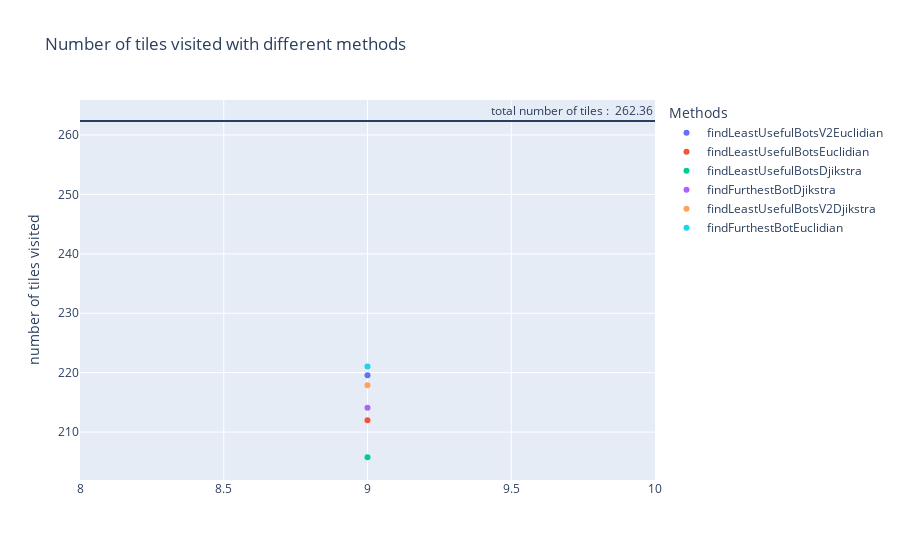

Notebook code for this chart:
### Code cell
fig = go.Figure()
for j, parameter in enumerate(parametersToTest):
    fig.add_trace(go.Scatter(x=nbRefPointBots, y=totalPSeries[j],
                        mode='markers',
                        name=parameter))

fig.add_hline(y=df["surface"].mean(), annotation_text=f'total number of tiles :  {round(df["surface"].mean(),2)}')

fig.update_layout(
    title="Number of tiles visited with different methods",
    yaxis_title="number of tiles visited",
    legend_title="Methods",

)      
fig.show()

### Figure 1 — Plotly figure (JSON) as saved in the notebook; plotly's stock layout.template omitted (floating-point values rounded to 4 significant figures)
{"data": [{"mode": "markers", "name": "findLeastUsefulBotsV2Euclidian", "type": "scatter", "x": [9], "y": [219.6]}, {"mode": "markers", "name": "findLeastUsefulBotsEuclidian", "type": "scatter", "x": [9], "y": [212.0]}, {"mode": "markers", "name": "findLeastUsefulBotsDjikstra", "type": "scatter", "x": [9], "y": [205.8]}, {"mode": "markers", "name": "findFurthestBotDjikstra", "type": "scatter", "x": [9], "y": [214.1]}, {"mode": "markers", "name": "findLeastUsefulBotsV2Djikstra", "type": "scatter", "x": [9], "y": [217.9]}, {"mode": "markers", "name": "findFurthestBotEuclidian", "type": "scatter", "x": [9], "y": [221.0]}], "layout": {"annotations": [{"showarrow": false, "text": "total number of tiles :  262.36", "x": 1, "xanchor": "right", "xref": "x domain", "y": 262.4, "yanchor": "bottom", "yref": "y"}], "legend": {"title": {"text": "Methods"}}, "shapes": [{"type": "line", "x0": 0, "x1": 1, "xref": "x domain", "y0": 262.4, "y1": 262.4, "yref": "y"}], "title": {"text": "Number of tiles visited with different methods"}, "yaxis": {"title": {"text": "number of tiles visited"}}}}
